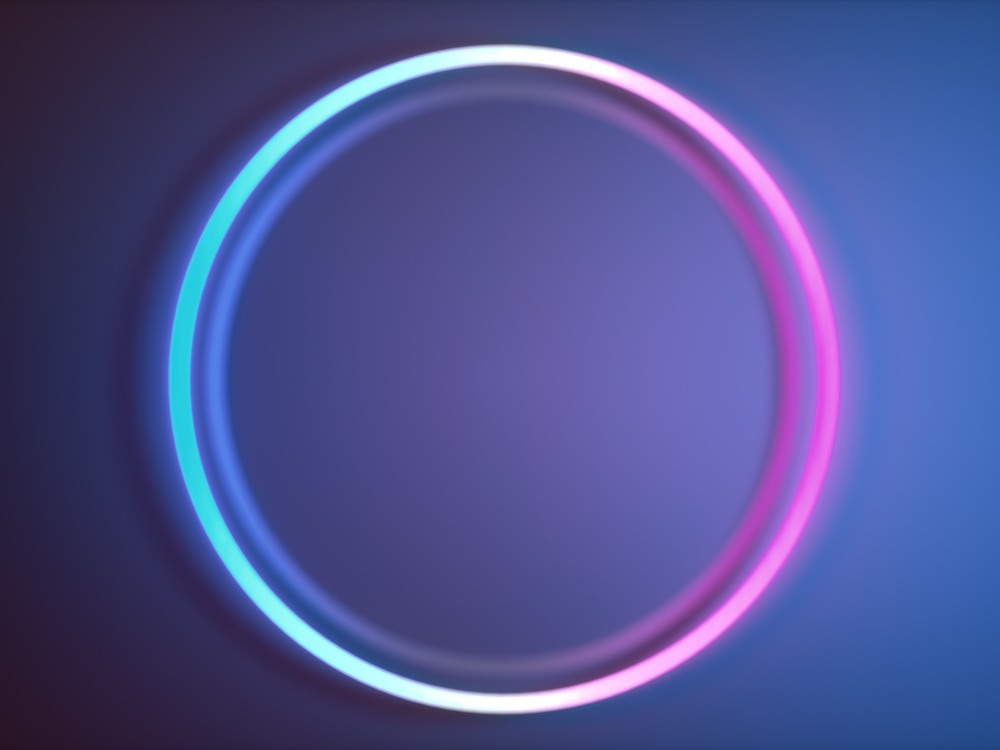
#> input picture circle.jpg, 1000 x 750 px
$ python Circle_detection.py
#> lines starting #> are read from the running program, lines starting #| are printed output that depends on the picture; after the words box and inside, x2 and y2 are one past the last pixel; in counts of white or black regions, pixels touching at a corner belong together
# Import Necessary library
import cv2
import numpy as np

# Read Input image
planets = cv2.imread('circle.jpg')
#> planets is the input picture: shape (750, 1000, 3); mean B, G, R 145.2, 82.4, 78.6
# Convert to grayscale
gray_img = cv2.cvtColor(planets, cv2.COLOR_BGR2GRAY)
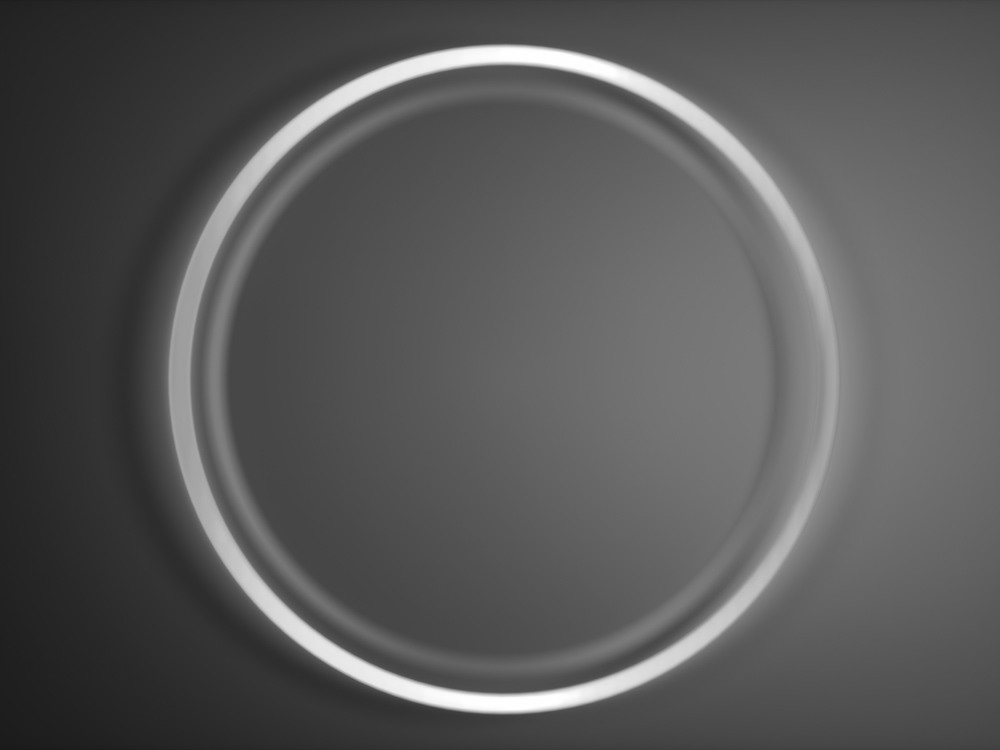
#> gray_img: shape (750, 1000); min 25, max 255, mean 88.4
# Apply median Blur to remove noise
img = cv2.medianBlur( gray_img, 5)
# Convert to grayscale to blurred image
cimg = cv2.cvtColor(img, cv2.COLOR_GRAY2BGR)
# Obtain Hough Circles
circles = cv2.HoughCircles( img, cv2.HOUGH_GRADIENT, 1 ,120, param1=100, param2=30, minRadius=0, maxRadius=0)
#> circles = [[504.5, 379.5, 315], [420.5, 289.5, 213.4], [423.5, 471.5, 213.1]]
# Convert circles to unit16
circles = np.uint16( np.around(circles))
#> circles = [[504, 380, 315], [420, 290, 213], [424, 472, 213]]
# Loop though the Circles and draw them
for i in circles[0,:]:
    # Draw the outer circle
    cv2.circle(planets,(i[0],i[1]),i[2],(0,255,0),10)
    # Draw the center of the circle
    cv2.circle(planets,(i[0],i[1]),2,(0,0,255),10)
#> this loop made 3 passes
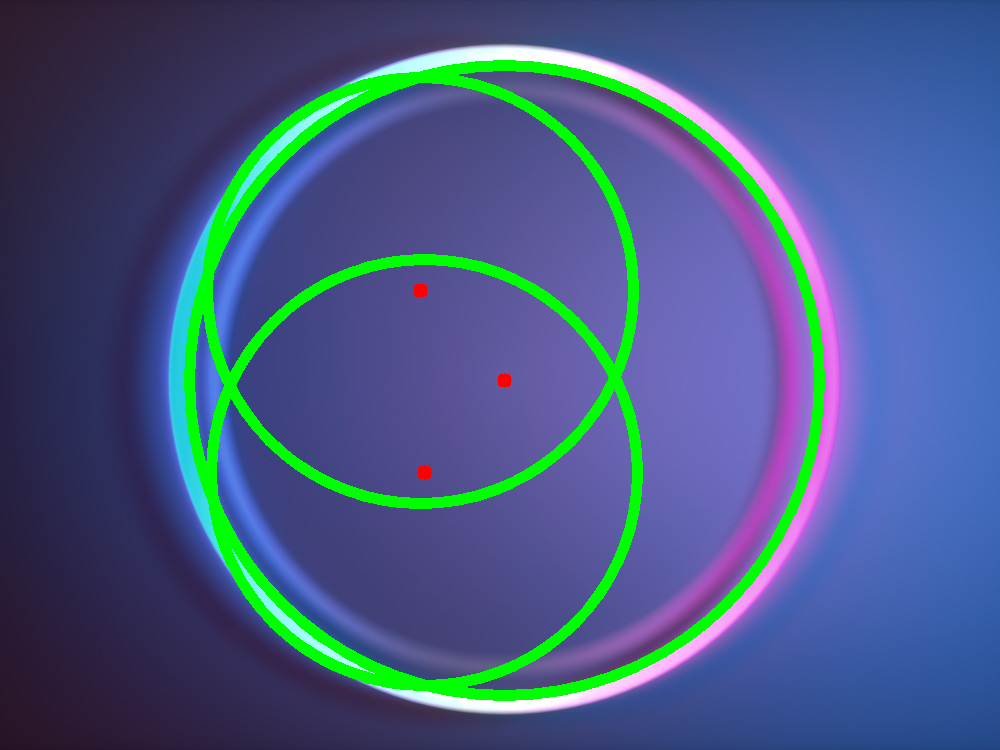
#> planets: shape (750, 1000, 3); 6.58% of pixels changed, all inside (x1, y1, x2, y2) = (184, 60, 825, 701)


# Save Output Image
cv2.imwrite("HoughCirlces.jpg", planets)

$ run again, with PM.jpg copied over circle.jpg
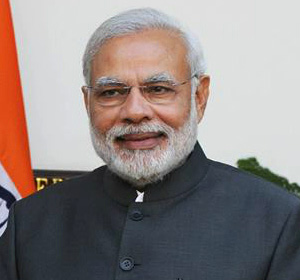
#> input picture PM.jpg, 300 x 280 px
#> planets is the input picture: shape (280, 300, 3); mean B, G, R 130.9, 132.8, 142.3
#> `gray_img = cv2.cvtColor(planets, cv2.COLOR_BGR2GRAY)`:
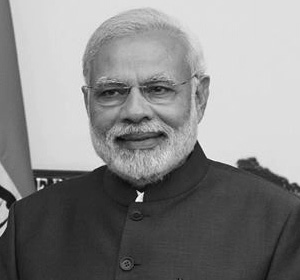
#> gray_img: shape (280, 300); min 2, max 254, mean 135.4
#> `circles = cv2.HoughCircles( img, cv2.HOUGH_GRADIENT, 1 ,120, param1=10..`: circles = [[141.5, 68.5, 60]]
#> `circles = np.uint16( np.around(circles))`: circles = [[142, 68, 60]]
#> the loop `for i in circles[0,:]:` made 1 pass
#> after the loop `for i in circles[0,:]:`:
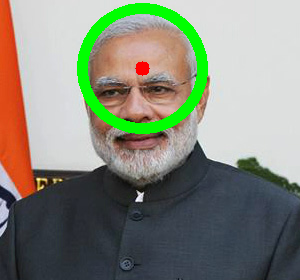
#> planets: shape (280, 300, 3); 5.12% of pixels changed, all inside (x1, y1, x2, y2) = (77, 3, 208, 134)
